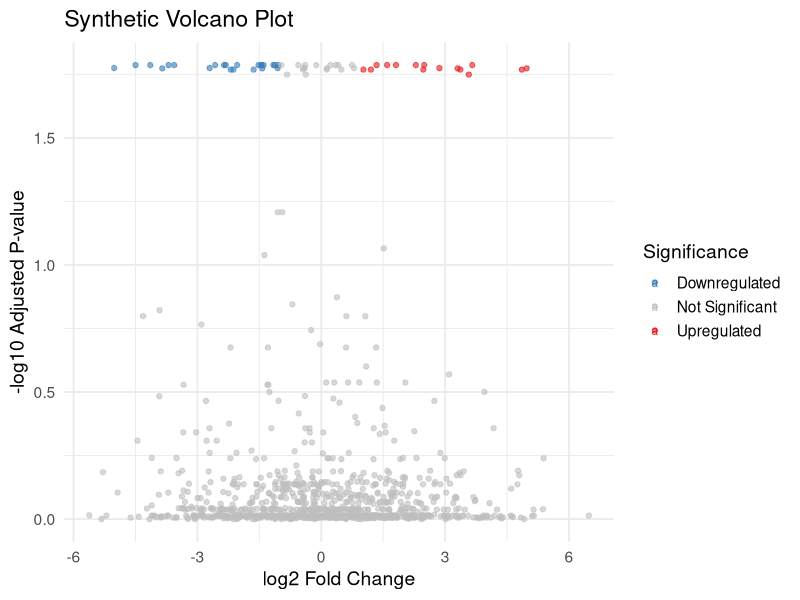

Generate this figure with R:
## ---- chunk 1
knitr::opts_chunk$set(echo = TRUE, message = FALSE, warning = FALSE)
library(tidyverse)
library(ggrepel)
## ---- chunk 2
set.seed(123)

gene_data <- tibble(
  gene = paste0("Gene", 1:1000),
  log2FC = rnorm(1000, mean = 0, sd = 2),
  pval = runif(1000, min = 0, max = 1)
) |> 
  mutate(
    pval = ifelse(runif(1000) < 0.05, runif(1000, min = 0, max = 0.001), pval),
    adj_pval = p.adjust(pval, method = "BH"),
    sig = case_when(
      adj_pval < 0.05 & log2FC > 1 ~ "Upregulated",
      adj_pval < 0.05 & log2FC < -1 ~ "Downregulated",
      TRUE ~ "Not Significant"
    )
  )
## ---- chunk 3
ggplot(gene_data, aes(x = log2FC, y = -log10(adj_pval), color = sig)) +
  geom_point(alpha = 0.6, size = 1.5) +
  geom_text_repel(
    data = filter(gene_data, adj_pval < 0.01 & abs(log2FC) > 2),
    aes(label = gene),
    size = 3
  ) +
  scale_color_manual(
    values = c("Upregulated" = "#E41A1C", "Downregulated" = "#377EB8", "Not Significant" = "grey")
  ) +
  labs(
    title = "Synthetic Volcano Plot",
    x = "log2 Fold Change",
    y = "-log10 Adjusted P-value",
    color = "Significance"
  ) +
  theme_minimal(base_size = 14)
## ---- chunk 4
gene_data |> 
  filter(sig != "Not Significant") |> 
  arrange(adj_pval) |> 
  slice_head(n = 10)
